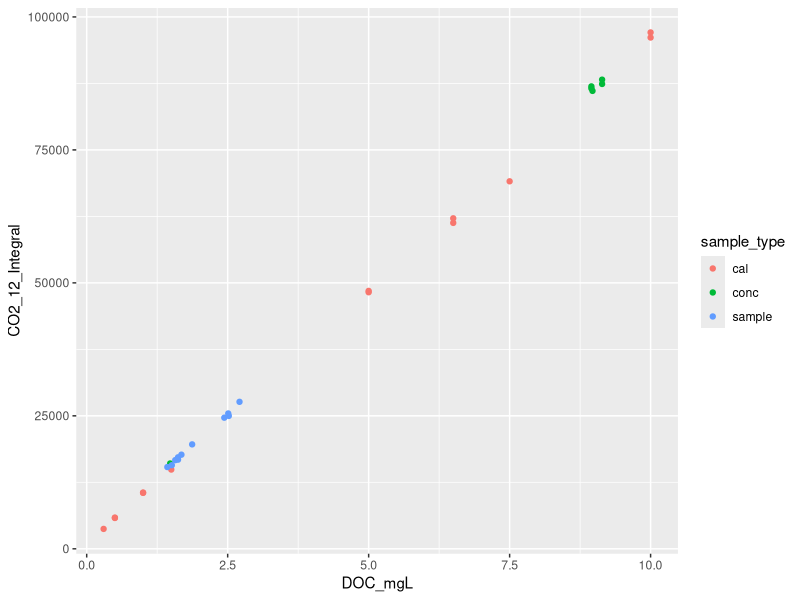
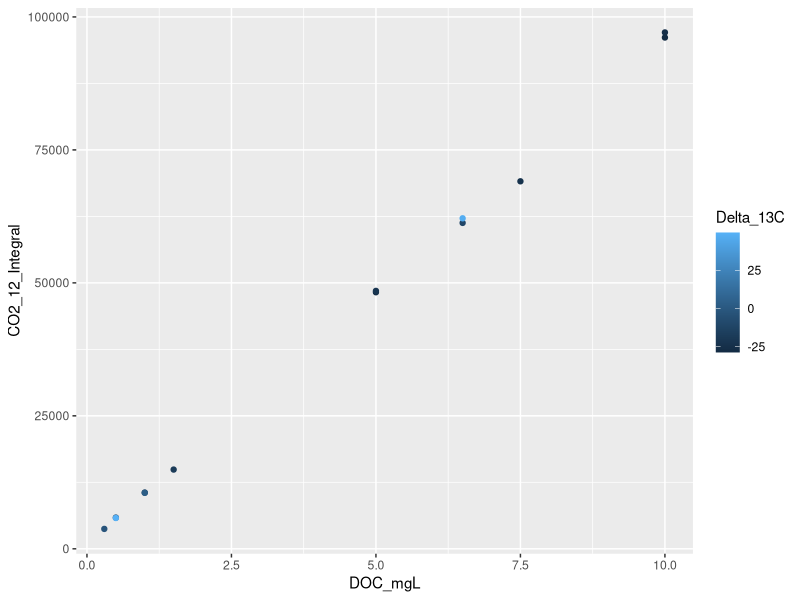

The R source for these figures, in order:
library(tidyverse)

doc <- read_csv('data/Kirby_flatheadlake/DOC_flatheadlake.csv')%>%
    select(Sample_ID, sample_type, Collection_date, trt, leachate, DOC_mgL,
           Max_12CO2_ppm, CO2_12_Integral, CO2_13_Integral, Delta_13C)


doc %>%
ggplot( aes(DOC_mgL, CO2_12_Integral, col = sample_type)) + geom_point()

deltoAF<- function (del) {
    Rst<-0.0112372
    R<-(del/1000+1)*Rst
    AF<-R/(1+R)

    return(AF)
}

AFtodel <- function (AF) {
    Rst<-0.0112372
    R<- AF/(1-AF)
    del<- (R/Rst-1)*1000

    del
}
# develop calibration curve:

doc_cal <- doc %>% filter(sample_type == 'cal')
cal <- lm(DOC_mgL ~ CO2_12_Integral, doc_cal)
ggplot(doc_cal, aes(DOC_mgL, CO2_12_Integral, col = Delta_13C)) +
    geom_point()

coefs <- cal$coefficients

doc <- doc %>%
    mutate(DOC_12_mgL = CO2_12_Integral * coefs[2] + coefs[1],
           AF = deltoAF(Delta_13C),
           DOC_13_mgL = DOC_12_mgL * (AF/(1-AF))) %>%
    select( -Max_12CO2_ppm, -ends_with(c('Integral', 'Baseline')))


# Determine the concentration of leachate:

gluc <- doc %>% filter(sample_type == 'conc') %>%
    select(-trt, -Collection_date, -sample_type) %>%
    filter(!(Sample_ID %in% c('glucose_A_REP', 'lake water'))) %>%
    mutate(Sample_ID = substr(Sample_ID, 1, nchar(Sample_ID)-2))

AF_gluc <- mean(gluc$AF[gluc$Sample_ID == 'glucose'])
del_LW <- doc$Delta_13C[doc$Sample_ID == 'lake water']
conc_LW <- doc$DOC_mgL[doc$Sample_ID == 'lake water']

leachate_dilution <- 0.3/100

leach <- gluc %>%
    mutate(glucose_13C = DOC_12_mgL * (AF_gluc/(1-AF_gluc)),
           extra_13C = DOC_13_mgL - glucose_13C,
           leachate_13C = extra_13C/leachate_dilution) %>%
    filter(leachate ==1)

leachate_conc_mgL = mean(leach$leachate_13C)

stocks <- data.frame(carbon_stock = c('leachate', 'glucose', 'flathead_lake'),
                     delta_13C = c(Inf, AFtodel(AF_gluc), del_LW),
                     AF = c(1, AF_gluc, deltoAF(del_LW)),
                     conc_stock_mgL = c(leachate_conc_mgL, 300, conc_LW),
                     conc_sample_mgL = c(leachate_conc_mgL/100, 1, conc_LW))

write_csv(stocks, 'data/DOC_stock_concentrations.csv')
